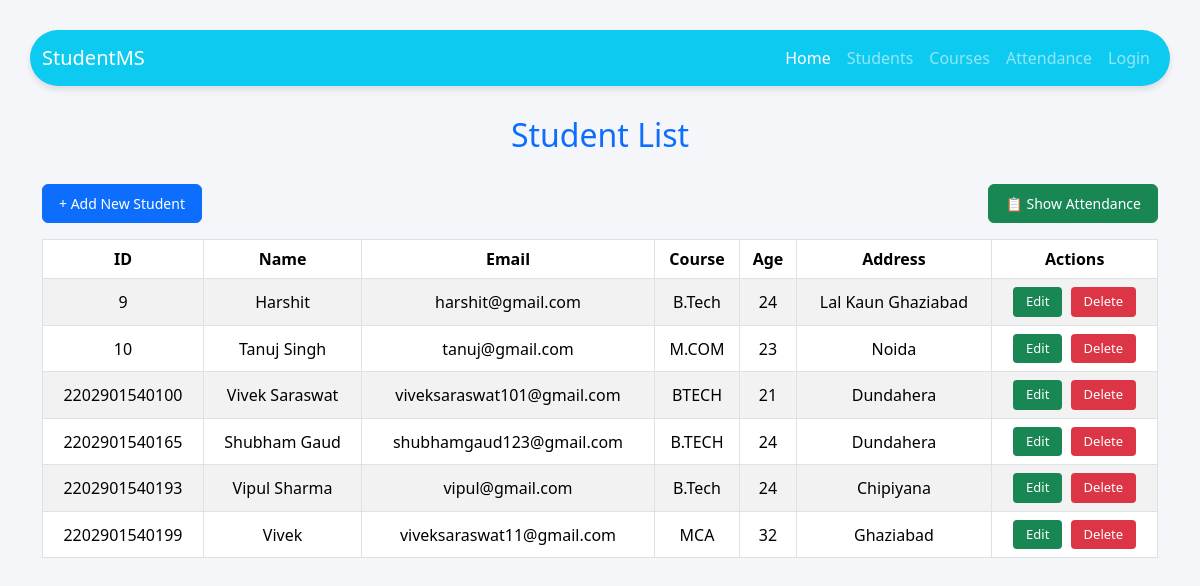
The page /students/ on the database its author committed.
### student_management_system/models.py (models this page shows, shortened)
class Student(models.Model):
    id = models.AutoField(primary_key=True)
    name = models.CharField(max_length=100)
    email = models.EmailField(unique=True)
    course = models.CharField(max_length=50)
    age = models.IntegerField()
    address = models.TextField()
    image = models.ImageField(upload_to='student_images/', null=True, blank=True)  # added for face recognition

### student_management_system/views.py (the view)
# urls.py: path('students/', views.students_list, name='students'),
def students_list(request):
    query = request.GET.get('q')
    students = Student.objects.all()
    if query:
        students = students.filter(Q(name__icontains=query) | Q(email__icontains=query))
    paginator = Paginator(students, 10)
    page = request.GET.get('page')
    students = paginator.get_page(page)
    return render(request, 'students.html', {'students': students})

### student_management_system/templates/students.html (shortened to what this page needs)
{% include 'navbar.html' %}
<!DOCTYPE html>
<html lang="en">
<head>
    <link href="https://cdn.jsdelivr.net/npm/bootstrap@5.3.2/dist/css/bootstrap.min.css" rel="stylesheet">
</head>
<body>
<div class="container mt-4">
    <h2>Student List</h2>
    <div class="toolbar mb-3">
        <a href="/add/" class="btn btn-primary btn-add">+ Add New Student</a>
        <button type="button" class="btn btn-success btn-save" onclick="show_attendance()">📋 Show Attendance</button>
    </div>
    <div class="table-responsive">
        <form method="POST" action="">
            <table class="table table-bordered table-striped align-middle text-center">
                <thead>
                    <tr>
                        <th>ID</th>
                        <th>Name</th>
                        <th>Email</th>
                        <th>Course</th>
                        <th>Age</th>
                        <th>Address</th>
                        <th>Actions</th>
                    </tr>
                </thead>
                <tbody>
                    {% if students %}
                        {% for student in students %}
                            <tr>
                                <td>{{ student.id }}</td>
                                <td>{{ student.name }}</td>
                                <td>{{ student.email }}</td>
                                <td>{{ student.course }}</td>
                                <td>{{ student.age }}</td>
                                <td>{{ student.address }}</td>
                                <td>
                                    <a href="{% url 'update_student' student.id %}" class="btn btn-edit me-1">Edit</a>
                                    <a href="{% url 'delete_student' student.id %}" class="btn btn-delete" onclick="return confirm('Are you sure you want to delete this student?');">Delete</a>
                                </td>
                            </tr>
                        {% endfor %}
                    {% else %}
                        <tr>
                            <td colspan="7" class="text-muted">No students found.</td>
                        </tr>
                    {% endif %}
                </tbody>
            </table>
        </form>
    </div>
</div>
</body>
</html>

### student_management_system/templates/navbar.html (shortened to what this page needs)
 <link href="https://cdn.jsdelivr.net/npm/bootstrap@5.3.2/dist/css/bootstrap.min.css" rel="stylesheet">
</head>
<body>
    <nav class="navbar navbar-expand-lg navbar-dark bg-info">
        <div class="container">
            <a class="navbar-brand" href="{% url 'homepage' %}">StudentMS</a>
            <div class="collapse navbar-collapse" id="navbarNav">
                <ul class="navbar-nav ms-auto">
                    <li class="nav-item"><a class="nav-link active" href="{% url 'homepage' %}">Home</a></li>
                    <li class="nav-item"><a class="nav-link" href="{% url 'students' %}">Students</a></li>
                    <li class="nav-item"><a class="nav-link" href="{% url 'courses' %}">Courses</a></li>
                    <li class="nav-item"><a class="nav-link" href="{% url 'mark_attendance' %}">Attendance</a></li>
                    <li class="nav-item"><a class="nav-link" href="{% url 'login' %}">Login</a></li>
                </ul>
            </div>
        </div>
    </nav>

### student_management_system/templates/navbar.html (style rules this page uses)
body { font-family: 'Segoe UI', Tahoma, Geneva, Verdana, sans-serif; }
nav { margin-bottom: 20px; border-radius: 50px; margin-top: 30px; justify-self: unset; width: 95%; margin-left: 30px; box-shadow: 0 4px 6px rgba(0,0,0,0.1); }

### student_management_system/templates/students.html (style rules this page uses)
body { font-family: 'Segoe UI', Tahoma, Geneva, Verdana, sans-serif; background-color: #f4f6f9; }
h2 { margin-top: 30px; margin-bottom: 30px; color: #0d6efd; text-align: center; }
.toolbar { display: flex; justify-content: space-between; align-items: center; margin-bottom: 20px; flex-wrap: wrap; }
.btn-add, .btn-save { padding: 8px 16px; font-size: 14px; border-radius: 6px; }
.btn-edit, .btn-delete { font-size: 13px; padding: 4px 12px; border-radius: 4px; }
.btn-edit { background-color: #198754; color: white; }
.btn-delete { background-color: #dc3545; color: white; }
table { background-color: white; }
th { background-color: #0d6efd; color: white; }
.table th, .table td { vertical-align: middle; }

### rows shown on the page
Student: id "9", name "Harshit", email "harshit@gmail.com", course "B.Tech", age "24", address "Lal Kaun Ghaziabad"
Student: id "10", name "Tanuj Singh", email "tanuj@gmail.com", course "M.COM", age "23", address "Noida"
Student: id "2202901540100", name "Vivek Saraswat", email "viveksaraswat101@gmail.com", course "BTECH", age "21", address "Dundahera"
Student: id "2202901540165", name "Shubham Gaud", email "shubhamgaud123@gmail.com", course "B.TECH", age "24", address "Dundahera"
Student: id "2202901540193", name "Vipul Sharma", email "vipul@gmail.com", course "B.Tech", age "24", address "Chipiyana"
Student: id "2202901540199", name "Vivek", email "viveksaraswat11@gmail.com", course "MCA", age "32", address "Ghaziabad"
